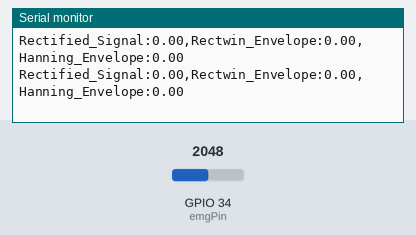
Simulated run of this sketch. Board: ESP32. Shown: the last lines printed to the serial monitor. Inputs (shaded band) come from the test bench; at power-on: GPIO 34 (emgPin) = 2048 (analog values on the 0–4095 scale).

Above: at 5.7 s.
5.8 s: GPIO 34 (emgPin) set to 1992
At 6.3 s:
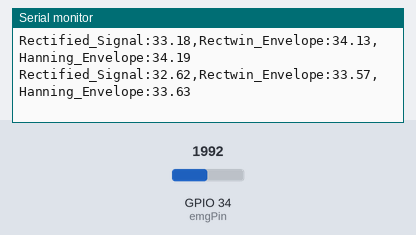
7.3 s: GPIO 34 (emgPin) set to 2019
At 8.0 s:
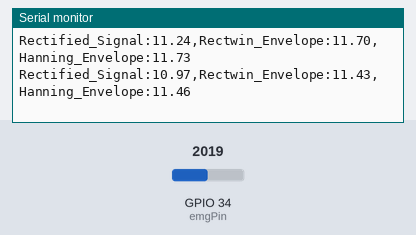
Timing chart, 0 to 9.8 s (numbered marks = the images above; inputs shaded):
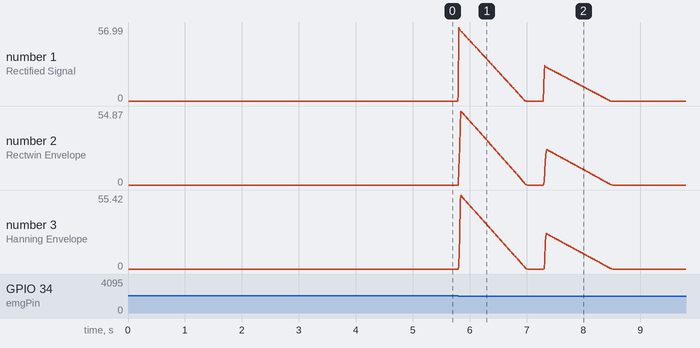

Measured:
- after the input at 5.8 s, the serial monitor: prints a new line at once (image 1)

The sketch:

emg_dsp_window_experiment.ino
```cpp
/*
 * Real-time EMG Envelope Filtering (Rectangular vs Hanning Window)
 * Ported from MATLAB to ESP32 Arduino IDE
 * Sampling Rate: 1000 Hz
 */

const int emgPin = 34;        // Analog input pin (GPIO 34)
const int sampleRate = 1000;  // Hz
const int intervalMicros = 1000000 / sampleRate;
unsigned long lastSampleTime = 0;

// Plotting Control (Slow down visual speed)
const int plotDecimation = 10; // Plot every 10th sample (100 Hz plotting)
int plotCounter = 0;

// 3. Filter Parameters
const int windowLength = 35;
float emgBuffer[windowLength] = {0}; // Circular buffer to store last 35 rectified samples
int bufferIndex = 0;
float rectSum = 0;                   // Tracks the running sum for the rectangular window

// 4. Pre-computed & Normalized Hanning Window Coefficients (Length = 35)
const float hannCoeffs[windowLength] = {
  0.000000f, 0.000501f, 0.001986f, 0.004405f, 0.007676f, 0.011687f, 0.016302f, 0.021363f, 0.026698f, 0.032126f,
  0.037461f, 0.042522f, 0.047136f, 0.051147f, 0.054418f, 0.056837f, 0.058323f, 0.058824f, 0.058323f, 0.056837f,
  0.054418f, 0.051147f, 0.047136f, 0.042522f, 0.037461f, 0.032126f, 0.026698f, 0.021363f, 0.016302f, 0.011687f,
  0.007676f, 0.004405f, 0.001986f, 0.000501f, 0.000000f
};

// 4b. 50Hz Low-Pass Filter (2nd Order Butterworth, Fs=1000Hz)
const float b_LP[] = {0.020083, 0.040167, 0.020083};
const float a_LP[] = {1.000000, -1.561018, 0.641352};

// History for LPF on Raw Signal
float x_RawLP[3] = {0, 0, 0};
float y_RawLP[3] = {0, 0, 0};

// 4c. Baseline Removal (1000-sample Moving Average)
const int baselineWindow = 1000;
float baselineBuffer[baselineWindow] = {0};
int baselineIdx = 0;
double baselineSum = 0;
float baseline = 0.0;
bool isFirstSample = true;

void setup() {
  Serial.begin(115200);

  // Configure ESP32 ADC (0 - 3.3V range)
  analogReadResolution(12);
  analogSetAttenuation(ADC_ATTEN_DB_11);

  pinMode(emgPin, INPUT);
}

void loop() {
  unsigned long currentMicros = micros();

  // Precise 1000 Hz Timing Block
  if (currentMicros - lastSampleTime >= intervalMicros) {
    lastSampleTime = currentMicros;

    int rawValue = analogRead(emgPin);

    // 1. Remove Baseline Offset (1000-sample Moving Average)
    if (isFirstSample) {
      // Initialize the whole buffer with the first sample to avoid a long ramp-up
      for (int i = 0; i < baselineWindow; i++) {
        baselineBuffer[i] = (float)rawValue;
      }
      baselineSum = (double)rawValue * baselineWindow;
      isFirstSample = false;
    }

    // Subtract the oldest value and add the new value to the sum
    baselineSum -= baselineBuffer[baselineIdx];
    baselineBuffer[baselineIdx] = (float)rawValue;
    baselineSum += rawValue;

    // Increment circular buffer index
    baselineIdx = (baselineIdx + 1) % baselineWindow;

    // Calculate the mean (baseline)
    baseline = (float)(baselineSum / baselineWindow);

    // Final Centered Signal
    float emgCentered = (float)rawValue - baseline;

    // 2. Apply 50Hz Low-Pass Filter to Raw Signal
    x_RawLP[0] = emgCentered;
    float rawFiltered = b_LP[0]*x_RawLP[0] + b_LP[1]*x_RawLP[1] + b_LP[2]*x_RawLP[2]
                      - a_LP[1]*y_RawLP[1] - a_LP[2]*y_RawLP[2];
    x_RawLP[2] = x_RawLP[1]; x_RawLP[1] = x_RawLP[0];
    y_RawLP[2] = y_RawLP[1]; y_RawLP[1] = rawFiltered;

    // 3. Rectify (using the filtered raw signal)
    float emgRectified = abs(rawFiltered);

    // 4. Update window buffer and sum
    rectSum -= emgBuffer[bufferIndex];
    emgBuffer[bufferIndex] = emgRectified;
    rectSum += emgRectified;

    // 5. Apply Hanning Window Filter
    float emgHann_Env = 0;
    for (int i = 0; i < windowLength; i++) {
      int idx = (bufferIndex + i) % windowLength;
      emgHann_Env += emgBuffer[idx] * hannCoeffs[i];
    }

    // Simple Rectangular Window Envelope (Moving Average)
    float emgRect_Env = rectSum / windowLength;

    bufferIndex = (bufferIndex + 1) % windowLength;

    // 6. Plotting (Decimated to slow down Serial Plotter)
    plotCounter++;
    if (plotCounter >= plotDecimation) {
      plotCounter = 0;
      Serial.print("Rectified_Signal:");
      Serial.print(emgRectified);
      Serial.print(",");
      Serial.print("Rectwin_Envelope:");
      Serial.print(emgRect_Env);
      Serial.print(",");
      Serial.print("Hanning_Envelope:");
      Serial.println(emgHann_Env);
    }
  }
}
```
